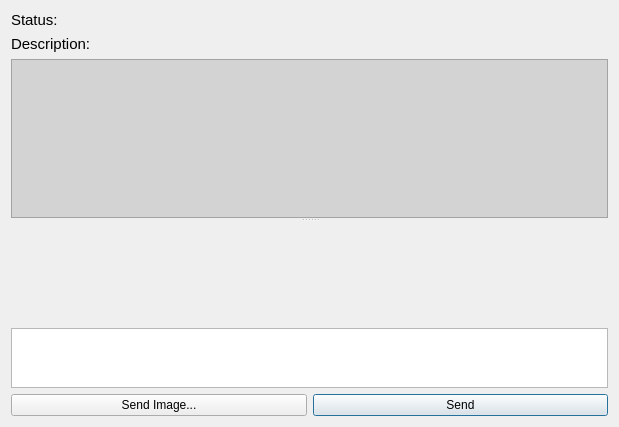
<?xml version="1.0" encoding="UTF-8"?>
<ui version="4.0">
 <class>SimpleChatTab</class>
 <widget class="QWidget" name="SimpleChatTab">
  <property name="geometry">
   <rect>
    <x>0</x>
    <y>0</y>
    <width>619</width>
    <height>427</height>
   </rect>
  </property>
  <property name="windowTitle">
   <string>Form</string>
  </property>
  <layout class="QGridLayout" name="gridLayout">
   <item row="0" column="0">
    <widget class="QLabel" name="lblStatus">
     <property name="sizePolicy">
      <sizepolicy hsizetype="Preferred" vsizetype="Minimum">
       <horstretch>0</horstretch>
       <verstretch>0</verstretch>
      </sizepolicy>
     </property>
     <property name="font">
      <font>
       <pointsize>11</pointsize>
      </font>
     </property>
     <property name="text">
      <string>Status:</string>
     </property>
     <property name="wordWrap">
      <bool>true</bool>
     </property>
    </widget>
   </item>
   <item row="1" column="0">
    <widget class="QLabel" name="lblDescription">
     <property name="sizePolicy">
      <sizepolicy hsizetype="Preferred" vsizetype="Minimum">
       <horstretch>0</horstretch>
       <verstretch>0</verstretch>
      </sizepolicy>
     </property>
     <property name="font">
      <font>
       <pointsize>11</pointsize>
      </font>
     </property>
     <property name="text">
      <string>Description:</string>
     </property>
     <property name="wordWrap">
      <bool>true</bool>
     </property>
    </widget>
   </item>
   <item row="2" column="0">
    <widget class="QSplitter" name="splitter">
     <property name="orientation">
      <enum>Qt::Vertical</enum>
     </property>
     <widget class="ChatWidget" name="chatWidget">
      <property name="sizePolicy">
       <sizepolicy hsizetype="Expanding" vsizetype="Expanding">
        <horstretch>0</horstretch>
        <verstretch>0</verstretch>
       </sizepolicy>
      </property>
      <property name="styleSheet">
       <string notr="true">background: lightgray;</string>
      </property>
     </widget>
     <widget class="EmojiSelector" name="emojiSelector" native="true">
      <property name="sizePolicy">
       <sizepolicy hsizetype="Expanding" vsizetype="MinimumExpanding">
        <horstretch>0</horstretch>
        <verstretch>0</verstretch>
       </sizepolicy>
      </property>
      <property name="minimumSize">
       <size>
        <width>0</width>
        <height>100</height>
       </size>
      </property>
      <property name="maximumSize">
       <size>
        <width>16777215</width>
        <height>60</height>
       </size>
      </property>
     </widget>
    </widget>
   </item>
   <item row="3" column="0">
    <widget class="BetterPlainTextEdit" name="edtInput">
     <property name="sizePolicy">
      <sizepolicy hsizetype="Expanding" vsizetype="Fixed">
       <horstretch>0</horstretch>
       <verstretch>0</verstretch>
      </sizepolicy>
     </property>
     <property name="maximumSize">
      <size>
       <width>16777215</width>
       <height>60</height>
      </size>
     </property>
     <property name="tabChangesFocus">
      <bool>true</bool>
     </property>
    </widget>
   </item>
   <item row="4" column="0">
    <layout class="QHBoxLayout" name="horizontalLayout">
     <item>
      <widget class="QPushButton" name="btnSendImage">
       <property name="text">
        <string>Send Image...</string>
       </property>
      </widget>
     </item>
     <item>
      <widget class="QPushButton" name="btnInputSend">
       <property name="autoFillBackground">
        <bool>false</bool>
       </property>
       <property name="text">
        <string>Send</string>
       </property>
       <property name="checkable">
        <bool>false</bool>
       </property>
       <property name="autoDefault">
        <bool>false</bool>
       </property>
       <property name="default">
        <bool>true</bool>
       </property>
      </widget>
     </item>
    </layout>
   </item>
  </layout>
 </widget>
 <customwidgets>
  <customwidget>
   <class>ChatWidget</class>
   <extends>QScrollArea</extends>
   <header>widgets/ChatWidget.h</header>
   <container>1</container>
  </customwidget>
  <customwidget>
   <class>BetterPlainTextEdit</class>
   <extends>QPlainTextEdit</extends>
   <header>widgets/BetterPlainTextEdit.h</header>
  </customwidget>
  <customwidget>
   <class>EmojiSelector</class>
   <extends>QWidget</extends>
   <header>widgets/EmojiSelector.h</header>
   <container>1</container>
  </customwidget>
 </customwidgets>
 <resources/>
 <connections/>
</ui>
